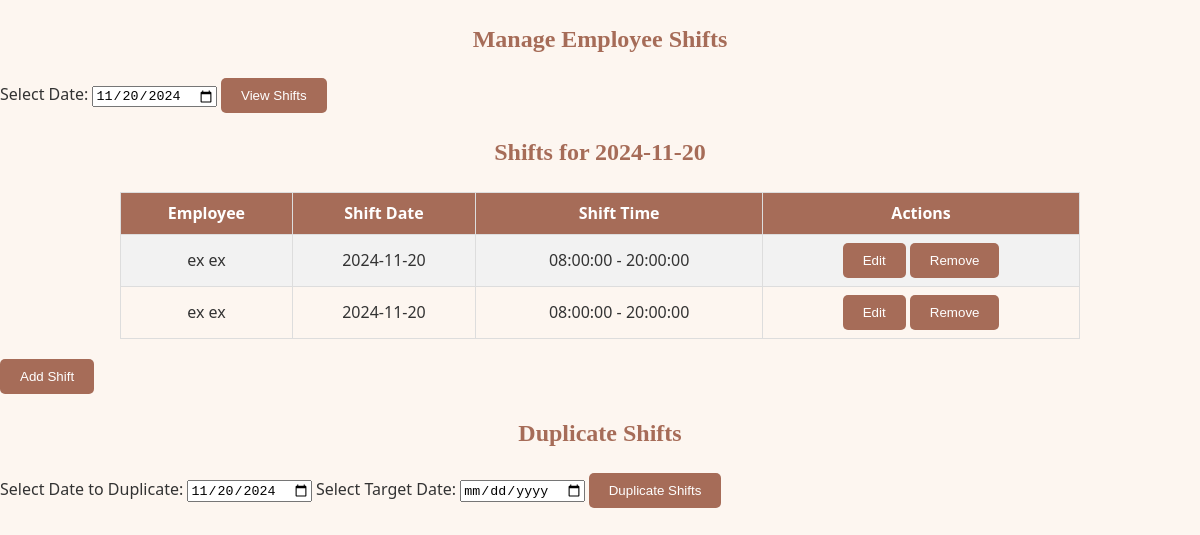
/public/manage-shifts/manage-shifts-front.php?date=2024-11-20, run on the app's committed database.
### tables this page shows
CREATE TABLE `shifts` (
  `shift_id` int(11) NOT NULL,
  `employee_id` varchar(20) NOT NULL,
  `shift_date` date NOT NULL,
  `shift_start` time NOT NULL,
  `shift_end` time NOT NULL,
  `created_at` timestamp NOT NULL DEFAULT current_timestamp()
);

CREATE TABLE `employees` (
  `id` int(11) NOT NULL,
  `username` varchar(50) NOT NULL,
  `email` varchar(100) NOT NULL,
  `password` varchar(255) NOT NULL,
  `first_name` varchar(50) NOT NULL,
  `last_name` varchar(50) NOT NULL,
  `job_role` enum('staff','chef','manager') NOT NULL,
  `employee_id` varchar(20) NOT NULL,
  `contact_number` varchar(15) NOT NULL,
  `created_at` timestamp NOT NULL DEFAULT current_timestamp()
);

### public/manage-shifts/manage-shifts-front.php (the view, shortened to what this page needs)
<?php
require "../../config/db-connection.php";
$current_date = date("Y-m-d");
$selected_date = $_GET["date"] ?? $_SESSION["selected_date"] ?? $current_date;
$stmt = $conn->prepare("SELECT * FROM shifts JOIN employees ON shifts.employee_id = employees.employee_id WHERE shifts.shift_date = ? ORDER BY shift_start ASC");
$stmt->bind_param("s", $selected_date);
$stmt->execute();
$shifts = $stmt->get_result();
?>
<!DOCTYPE html>
<html lang="en">
<head>
    <link rel="stylesheet" href="/assets/css/manage-shifts.css">
</head>
<body>
    <h2>Manage Employee Shifts</h2>
    <div>
        <form action="manage-shifts-front.php" method="get">
            <label for="date">Select Date: </label>
            <input type="date" id="date" name="date" value="<?php echo htmlspecialchars($selected_date); ?>" required>
            <button type="submit">View Shifts</button>
        </form>
    </div>
    <div>
        <h2>Shifts for <?php echo htmlspecialchars($selected_date); ?></h2>
        <table>
            <tr>
                <th>Employee</th>
                <th>Shift Date</th>
                <th>Shift Time</th>
                <th>Actions</th>
            </tr>
            <?php while ($row = $shifts->fetch_assoc()): ?>
                <tr>
                    <td><?php echo htmlspecialchars($row["first_name"] . " " . $row["last_name"]); ?></td>
                    <td><?php echo htmlspecialchars($row["shift_date"]); ?></td>
                    <td><?php echo htmlspecialchars($row["shift_start"]) . " - " . htmlspecialchars($row["shift_end"]); ?></td>
                    <td>
                        <button onclick="editShift('<?php echo $row['shift_id']; ?>', '<?php echo $row['employee_id']; ?>', '<?php echo $row['shift_date']; ?>', '<?php echo $row['shift_start']; ?>', '<?php echo $row['shift_end']; ?>')">Edit</button>
                        <form action="manage-shifts-back.php" method="post" style="display:inline;">
                            <button type="submit" name="remove_shift" onclick="return confirm('Are you sure you want to remove this shift?')">Remove</button>
                        </form>
                    </td>
                </tr>
            <?php endwhile; ?>
        </table>
    </div>
    <button onclick="showAddShift()">Add Shift</button>
    <div>
        <h2>Duplicate Shifts</h2>
        <form action="manage-shifts-back.php" method="post">
            <label for="duplicate_date">Select Date to Duplicate:</label>
            <input type="date" id="duplicate_date" name="duplicate_date" value="<?php echo htmlspecialchars($selected_date); ?>" required>
            <label for="target_date">Select Target Date:</label>
            <input type="date" id="target_date" name="target_date" required>
            <button type="submit" name="duplicate_shifts">Duplicate Shifts</button>
        </form>
    </div>
</body>
</html>

### assets/css/manage-shifts.css (style rules this page uses)
body { font-family: "Segoe UI", Tahoma, Geneva, Verdana, sans-serif; background-color: #fdf6f0; color: #333; line-height: 1.6; margin: 0; padding: 0; }
h2 { color: #a66c58; font-family: "Dancing Script", cursive; text-align: center; margin-top: 20px; }
table { width: 80%; margin: 20px auto; border-collapse: collapse; }
th, td { border: 1px solid #ddd; padding: 8px; text-align: center; }
th { background-color: #a66c58; color: white; }
tr:nth-child(even) { background-color: #f2f2f2; }
button { padding: 10px 20px; background-color: #a66c58; color: white; border: none; border-radius: 5px; cursor: pointer; transition: background-color 0.3s; }
form { display: inline; }

### data on the page
shifts: employees.first_name+last_name "ex ex", shift_date "2024-11-20", shift_start "08:00:00", shift_end "20:00:00"
shifts: employees.first_name+last_name "ex ex", shift_date "2024-11-20", shift_start "08:00:00", shift_end "20:00:00"
